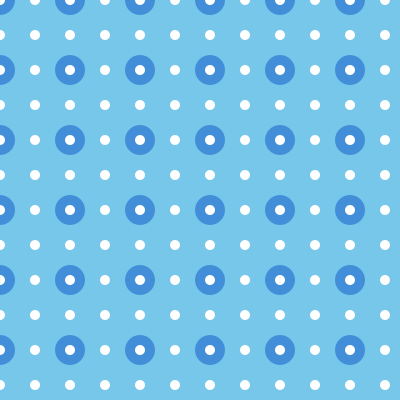
Frame 1 (no input)
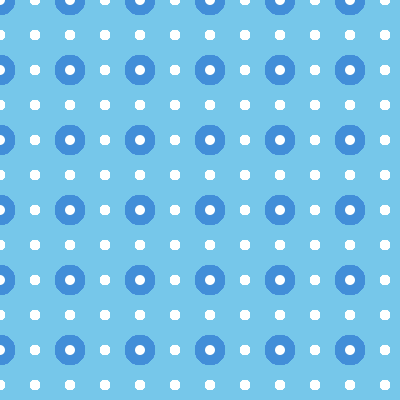
Frame 60 (the mouse pressed at the canvas centre just before this capture)
Frame 120 (the mouse held since frame 60 and released just before this capture): identical to frame 60, image omitted

The Processing sketch that drew these frames (run headless with seeded random() and noise(); from frame 60 on, the mouse is pressed at the canvas centre):

// Processing sketch: processing_75813
// ── processing_75813.pde

void setup(){
  background(118,199,234);
  size (400, 400);
}


void draw(){
  for(int y = 0; y<=height; y=y+70){
    for(int x= 0; x<= width; x=x+70){
      noStroke();
      fill(66,142,216);
      ellipse(x,y,30,30);
    }      
     
    }
    
    for(int y = 0; y<=height; y=y+35){
    for(int x= 0; x<= width; x=x+35){
      noStroke();
      fill(255);
      ellipse(x,y,10,10);
  }
    }

  }
